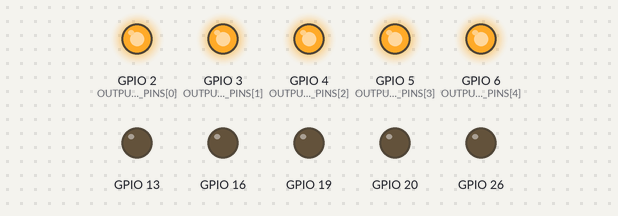
A program run on a simulated Raspberry Pi (BCM pin numbers), started with the arguments --enabled 0. Shown: output pins drawn as LEDs (lit = HIGH). Files the program writes start out absent; files that are not in the repository are absent; what the program prints to the terminal is not drawn. At 0.0 s the program stops and its outputs stay as they are.

Above: at 0.1 s.
Timing chart, 0 to 1.5 s (numbered marks = the images above):
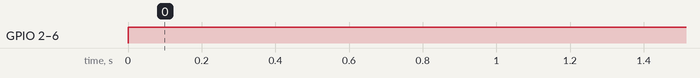

Measured:
- by itself, GPIO 2 (OUTPUT_ENABLE_PINS[0]), GPIO 3 (OUTPUT_ENABLE_PINS[1]), GPIO 4 (OUTPUT_ENABLE_PINS[2]), GPIO 5 (OUTPUT_ENABLE_PINS[3]), GPIO 6 (OUTPUT_ENABLE_PINS[4]): LOW → HIGH at 0.00 s

The program:

toggle_outputs.py
```python
"""
Output Toggle Control Script
============================

Controls shift register outputs on Raspberry Pi by toggling Output Enable and Serial Clear pins.

Features:
- Output Enable pin control
- Serial Clear pin control
- Output enabling/disabling
- State persistence to JSON
- GPIO pin management
- Command-line interface

Author: Michael Lyman
Version: 1.0.0
License: MIT
"""

import RPi.GPIO as GPIO
import sys
import json

# GPIO Pin Definitions (BCM numbering)
OUTPUT_ENABLE_PINS = [2, 3, 4, 5, 6]      # Active LOW (LOW=enabled, HIGH=disabled)
SERIAL_CLEAR_PINS = [13, 16, 19, 20, 26]  # Active HIGH (HIGH=enabled, LOW=disabled)

# State file location
STATE_FILE = "/tmp/gpio_state.json"

def setup_gpio():
    """Initialize GPIO pins"""
    GPIO.setmode(GPIO.BCM)
    GPIO.setwarnings(False)

    # Setup Output Enable pins
    for pin in OUTPUT_ENABLE_PINS:
        GPIO.setup(pin, GPIO.OUT)

    # Setup Serial Clear pins
    for pin in SERIAL_CLEAR_PINS:
        GPIO.setup(pin, GPIO.OUT)

def save_state(outputs_enabled, armed=None):
    """Save current GPIO state to file"""
    try:
        # Read existing state to preserve arm status if not specified
        state = {
            "outputs_enabled": outputs_enabled,
            "armed": False,
            "pin_states": {
                "output_enable": [not outputs_enabled] * 5,  # Inverted because active LOW
                "serial_clear": [outputs_enabled] * 5,
                "data": [False] * 5,
                "serial_clock": [False] * 5,
                "register_clock": [False] * 5,
                "arm": False
            }
        }

        # Try to read existing state to preserve arm status
        try:
            with open(STATE_FILE, 'r') as f:
                existing_state = json.load(f)
                if armed is None:
                    state["armed"] = existing_state.get("armed", False)
                    state["pin_states"]["arm"] = existing_state.get("pin_states", {}).get("arm", False)
                else:
                    state["armed"] = armed
                    state["pin_states"]["arm"] = armed
        except:
            pass

        with open(STATE_FILE, 'w') as f:
            json.dump(state, f)
    except Exception as e:
        pass  # Don't fail if we can't write state file

def enable_outputs():
    """Enable shift register outputs"""
    # Set OE pins LOW (active LOW - enables outputs)
    for pin in OUTPUT_ENABLE_PINS:
        GPIO.output(pin, GPIO.LOW)

    # Set SRCLR pins HIGH (active HIGH - enables shift registers)
    for pin in SERIAL_CLEAR_PINS:
        GPIO.output(pin, GPIO.HIGH)

    save_state(True)
    return {"status": "success", "outputs_enabled": True}

def disable_outputs():
    """Disable shift register outputs"""
    # Set OE pins HIGH (active LOW - disables outputs)
    for pin in OUTPUT_ENABLE_PINS:
        GPIO.output(pin, GPIO.HIGH)

    # Set SRCLR pins LOW (active HIGH - disables/clears shift registers)
    for pin in SERIAL_CLEAR_PINS:
        GPIO.output(pin, GPIO.LOW)

    save_state(False)
    return {"status": "success", "outputs_enabled": False}

def main():
    import argparse

    parser = argparse.ArgumentParser(description='Toggle shift register outputs')
    parser.add_argument('--enabled', type=int, choices=[0, 1], required=True,
                        help='Enable (1) or disable (0) outputs')

    try:
        args = parser.parse_args()
        setup_gpio()

        if args.enabled == 1:
            result = enable_outputs()
        else:
            result = disable_outputs()

        print(json.dumps(result))
        sys.exit(0 if result["status"] == "success" else 1)

    except Exception as e:
        print(json.dumps({"status": "error", "message": str(e)}))
        sys.exit(1)

if __name__ == "__main__":
    main()
```
